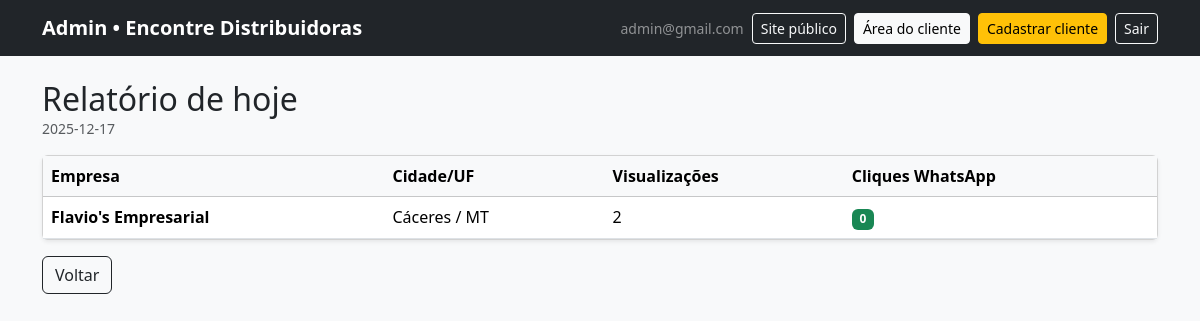
The page /admin/relatorio/hoje (signed in) on the database its author committed.
### tables this page shows
CREATE TABLE companies (
      id INTEGER PRIMARY KEY AUTOINCREMENT,
      client_id INTEGER,               -- dono (cliente). pode ser NULL quando criado pelo admin para teste
      name TEXT NOT NULL,
      products TEXT NOT NULL,
      contact_name TEXT,
      phone TEXT,
      whatsapp TEXT,
      email TEXT,
      address TEXT,
      cep TEXT,
      city TEXT,
      state TEXT,
      notes TEXT,

      plan_status TEXT NOT NULL DEFAULT 'inactive',
      created_at TEXT NOT NULL,
      updated_at TEXT NOT NULL,

      FOREIGN KEY(client_id) REFERENCES clients(id)
    );

### app.py (the view)
@app.route("/admin/relatorio/hoje")
@admin_required
def admin_report_today():
    today = date.today().isoformat()
    db = get_db()
    rows = db.execute("""
      SELECT
        c.id,
        c.name,
        c.city,
        c.state,
        SUM(CASE WHEN a.event_type='view' THEN 1 ELSE 0 END) AS views,
        SUM(CASE WHEN a.event_type='whatsapp_click' THEN 1 ELSE 0 END) AS whatsapp_clicks
      FROM companies c
      LEFT JOIN analytics a ON a.company_id=c.id AND substr(a.created_at,1,10)=?
      GROUP BY c.id
      ORDER BY whatsapp_clicks DESC, views DESC
    """, (today,)).fetchall()
    return render_template("admin_report_today.html", app_name=APP_NAME, today=today, rows=rows)

### app.py (called while the page is built)
def get_db():
    if "db" not in g:
        g.db = sqlite3.connect(DB_PATH)
        g.db.row_factory = sqlite3.Row
    return g.db

def admin_required(fn):
    @wraps(fn)
    def wrapper(*args, **kwargs):
        if not session.get("admin_id"):
            return redirect(url_for("admin_login", next=request.full_path))
        return fn(*args, **kwargs)
    return wrapper

### templates/admin_report_today.html
{% extends "base_admin.html" %}
{% block content %}
<div class="d-flex justify-content-between align-items-center mb-3">
  <div>
    <h2 class="mb-0">Relatório de hoje</h2>
    <div class="text-muted small">{{ today }}</div>
  </div>
</div>
<div class="card shadow-sm">
  <div class="table-responsive">
    <table class="table table-hover mb-0 align-middle">
      <thead class="table-light">
        <tr>
          <th>Empresa</th>
          <th>Cidade/UF</th>
          <th>Visualizações</th>
          <th>Cliques WhatsApp</th>
        </tr>
      </thead>
      <tbody>
        {% for r in rows %}
        <tr>
          <td><b>{{ r["name"] }}</b></td>
          <td>{{ (r["city"] or "") }} / {{ (r["state"] or "") }}</td>
          <td>{{ r["views"] or 0 }}</td>
          <td><span class="badge text-bg-success">{{ r["whatsapp_clicks"] or 0 }}</span></td>
        </tr>
        {% endfor %}
      </tbody>
    </table>
  </div>
</div>
<div class="mt-3">
  <a class="btn btn-outline-dark" href="{{ url_for('admin_dashboard') }}">Voltar</a>
</div>
{% endblock %}

### rows shown on the page
companies: name "Flavio's Empresarial", city "Cáceres", state "MT", r "2", r "0"

### other values the page prints
{{ app_name }} "Encontre Distribuidoras"
{{ session.get("admin_email") }} "admin@gmail.com"
